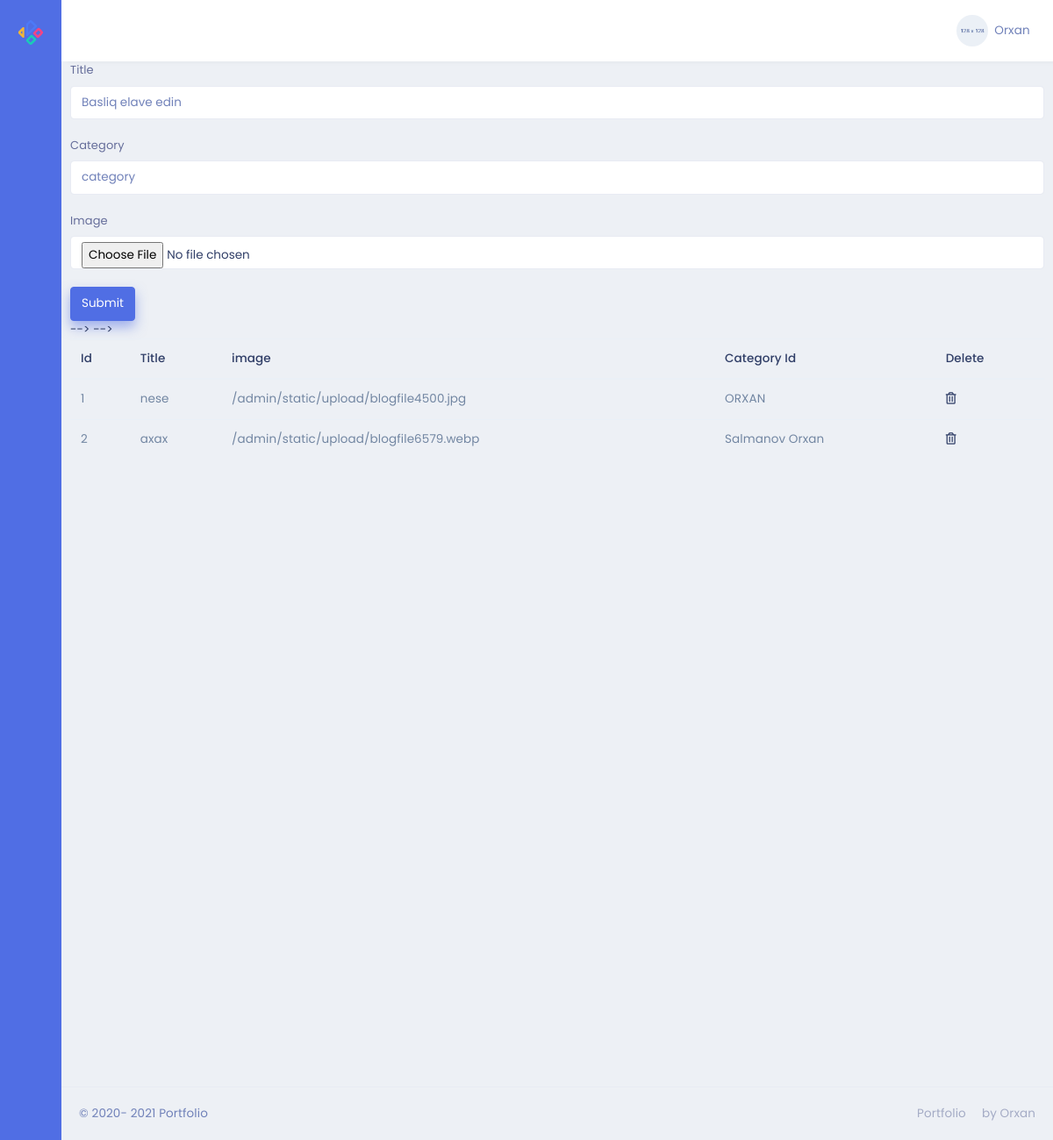
Page /admin/portfolio on the committed database.
### models.py (models this page shows)
class Portfolio(db.Model):
    id = db.Column(db.Integer, primary_key=True)
    title = db.Column(db.String,nullable=False)
    image = db.Column(db.String,nullable=False)
    category_id = db.Column(db.Integer,db.ForeignKey('category.id'),nullable=False)

class Category(db.Model):
    id = db.Column(db.Integer, primary_key=True)
    name = db.Column(db.String,nullable=False)
    title= db.Column(db.String,nullable=False)
    portfolies = db.relationship('Portfolio',backref='category',lazy=True)

### admin/routes.py (the view, shortened to what this page needs)
@admin.route('/portfolio' , methods=["GET","POST"])
def portfoliopages():
    ctg=Category.query.all()
    prt=Portfolio.query.all()
    return render_template('/admin/Portfolio/portfolio.html',prt=prt,ctg=ctg)

### admin/templates/admin/Portfolio/portfolio.html (shortened to what this page needs)
{% extends "admin/base.html" %}
{% block content %}
<form action="/admin/portfolio" method="POST" enctype="multipart/form-data">
    <div class="form-group">
        <label for="title">Title</label>
        <input type="title" class="form-control" name="title" id="title" placeholder="Basliq elave edin">
    </div>
    <div class="form-group">
        <label for="category">Category</label>
        <input type="category" class="form-control" name="category" id="category" placeholder="category">
    </div>
    <div class="form-group">
        <label for="image">Image</label>
        <input type="file" class="form-control" name="image" id="image" placeholder="image">
    </div>
    <button type="submit" class="btn btn-primary">Submit</button>
</form>
<table class="table">
    <thead>
        <tr>
            <th scope="col">Id</th>
            <th scope="col">Title</th>
            <th scope="col">image</th>
            <th scope="col">Category Id</th>
            <th scope="col">Delete</th>
        </tr>
    </thead>
    <tbody>
        {% for i in prt %}
        <tr>
            <td>{{i.id}}</td>
            <td>{{i.title}}</td>
            <td>{{i.image}}</td>
            {% for c in ctg %}
            {% if c.id==i.category_id %}
            <td>{{c.name}}</td>
            {% endif %}
            {% endfor %}
            <td><a href="/admin/portfolio/{{i.id}}"> <i class="far fa-trash-alt"></i> </a> </td>
        </tr>
        {% endfor %}
    </tbody>
</table>
{% endblock %}

### rows in the picture
Portfolio: id "1", title "nese", image "/admin/static/upload/blogfile4500.jpg"
Category: name "ORXAN"
Portfolio: id "2", title "axax", image "/admin/static/upload/blogfile6579.webp"
Category: name "Salmanov Orxan"
